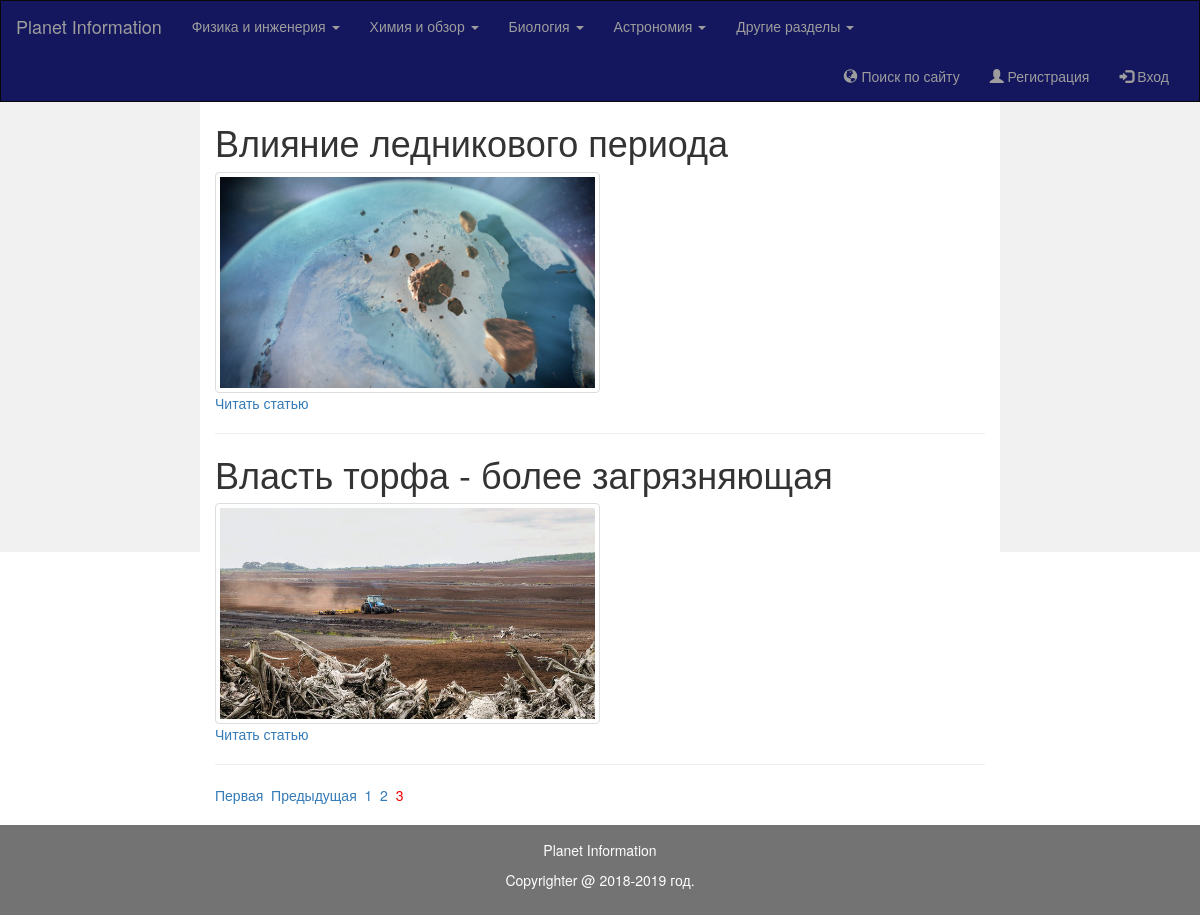
Page /index_geochemistry.php?page_no=3 on the committed database.
### tables this page shows
CREATE TABLE `geochemistry` (
  `id` int(11) NOT NULL,
  `title` varchar(255) NOT NULL,
  `description` text NOT NULL,
  `image` varchar(255) NOT NULL
);

### pagination_geochemistry.php (the view, shortened to what this page needs)
<?php
class paginate_geochemistry
{
     private $db;
     function __construct($conn)
     {
         $this->db = $conn;
     }
     public function dataview($query)
     {
         $stmt = $this->db->prepare($query);
         $stmt->execute();
         if($stmt->rowCount()>0)
         {
                while($row=$stmt->fetch(PDO::FETCH_ASSOC))
                {
                   ?>
								 <h1> <?php echo $row['title']; ?></h1>
<img src="admin/uploads/<?php echo $row['image']; ?>" class="img-thumbnail" style="width:50%" ><br>
								<p><a href="view_geochemistry.php?id=<?php echo $row['id']?>">Читать статью</a> </p> <hr>
                   <?php
                }
         }
         else
         {
                ?>
                <?php
         }
 }
 public function paginglink($query,$data_per_Page)
 {
        $self = $_SERVER['PHP_SELF'];
        $stmt = $this->db->prepare($query);
        $stmt->execute();
        $total_no_of_records = $stmt->rowCount();
        if($total_no_of_records > 0)
        {
            ?>
			<?php
            $whole_count_Of_Pages=ceil($total_no_of_records/$data_per_Page);
            $current_page=1;
            if(isset($_GET["page_no"]))
            {
               $current_page=$_GET["page_no"];
            }
            if($current_page!=1)
            {
               $previous =$current_page-1;
               echo "<a href='".$self."?page_no=1'>Первая</a>&nbsp;&nbsp;";
               echo "<a href='".$self."?page_no=".$previous."'>Предыдущая</a>&nbsp;&nbsp;";
            }
            for($i=1;$i<=$whole_count_Of_Pages;$i++)
            {
            if($i==$current_page)
            {
                echo "<a href='".$self."?page_no=".$i."' style='color:#F00000;text-decoration:none'>".$i."</a>&nbsp;&nbsp;";
            }
            else
            {
                echo "<a href='".$self."?page_no=".$i."'>".$i."</a>&nbsp;&nbsp;";
            }
   }
   ?><?php
  }
 }
}

### rows in the picture
geochemistry: title "Влияние ледникового периода", image (picture)
geochemistry: title "Власть торфа - более загрязняющая", image (picture)
